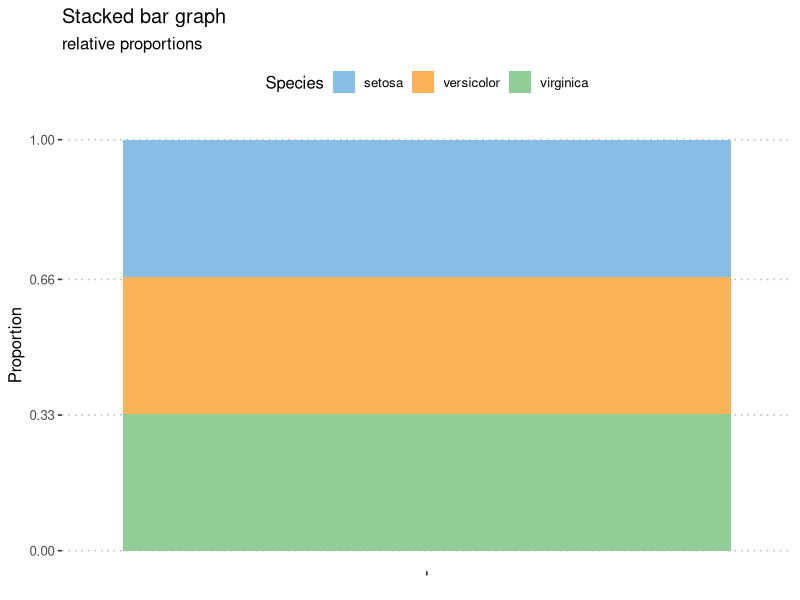

The R script that drew this image:
#Nasreen Arend
#9 April 2019
#Introduction to Biostsats
#Day 1

library(tidyverse) #Load libraries
library(lubridate)
library(ggpubr)
library(readr)

chicks <- as_tibble(ChickWeight) #Assigns a name to the loaded dataset
dim(chicks)     #Gives the dimensions of the data
summary(chicks) #Gives the min, mean, max and quartile of data. 
                #Ordinal data. 
                #Distribution of data
ncol(chicks) #Shows the number of columns of the dataset
nrow(chicks) #Shows the number of rows of the dataset

chicks %>% 
  summarise(avrg_weight = mean(weight)) #The average weight of the whole dataset

chicks %>%  #Using the chicks dataset
  filter(Time == 0) %>% #Focuses only on the 0 day in the dataset
  group_by(Diet) %>% #Only grouping by diet
  summarise(mean_wt = mean(weight), #The mean weighht, sd weight and max weight was calculated of day 0 from each diet
            sd_wt = sd(weight),
            max_wt = max(weight))

#the mean
nums <- c(113, 666, 13, 77, 38, 13) #Created vector using the concatinate funct

sum(nums)/length(nums) #The long way of calculating the mean. Sum of all numbers divided by the length of all numbers
mean(nums) #The mean of the created vector

num1 <- c(21, 25,NA,36, 55, 68)
mean(num1) #Could not be calculated due to NA value
?mean #Gives information about the ean function

mean(nums,na.rm = TRUE) #na.rm = TRUE is an argument within the function mean, that removes na values

chicks %>% 
  summarise(min_wt = min(weight),
            qrt1_wt = quantile(weight, p = 0.25), 
            med_wt = median(weight),
            qrt3_wt = median(weight, p = 0.75),
            max_wt = max(weight))

summary(chicks$weight)

group_chick_1 <- chicks %>%
  filter(Time < 12) %>% 
  group_by(Diet, Time) %>% 
  summarise(mean_wt = round(mean(weight, na.rm = TRUE), 2),
            med_wt = median(weight, na.rm = TRUE),
            sd_wt = round(sd(weight, na.rm = TRUE), 2),
            sum_wt = sum(weight),
            min_wt = min(weight),
            qrt1_wt = quantile(weight, p = 0.25),
            med_wt = median(weight),
            qrt3_wt = median(weight, p = 0.75),
            max_wt = max(weight),
            n_wt = n())
range(chicks$weight)
chicks %>% 
  summarise(lower_wt = range(weight)[1],
            upper_wt = range(weight)[2])

summary(chicks$weight)

grp_stat <- chicks %>%
  filter(Time <12) %>% 
  group_by(Diet, Time) %>% 
  summarise(mean_wt = round(mean(weight, na.rm = TRUE), 2),
            med_wt = median(weight, na.rm = TRUE),
            sd_wt = round(sd(weight, na.rm = TRUE), 2),
            sum_wt = sum(weight),
            min_wt = min(weight),
            qrt1_wt = quantile(weight, p = 0.25),
            med_wt = median(weight),
            qrt3_wt = median(weight, p = 0.75),
            max_wt = max(weight),
            n_wt = n())
grp_stat

library(tidyverse)
library(ggpubr)
library(RColorBrewer)
library(ggthemes)

iris.cnt <- iris

iris.cnt <- iris %>%
  count(Species) %>% # automagically creates a column, n, with the counts
  mutate(prop = n / sum(n)) # creates the relative proportion of each species
iris.cnt



plt1 <- ggplot(data = iris.cnt, aes(x = "", y = n, fill = Species)) +
  geom_bar(width = 1, stat = "identity") +
  labs(title = "Stacked bar graph", subtitle = "cumulative sum",
       x = NULL, y = "Count") +
  theme_pubclean() + scale_color_few() +
  scale_fill_few()

plt2 <- ggplot(data = iris.cnt, aes(x = "", y = prop, fill = Species)) +
  geom_bar(width = 1, stat = "identity") +
  scale_y_continuous(breaks = c(0.00, 0.33, 0.66, 1.00)) +
  labs(title = "Stacked bar graph", subtitle = "relative proportions",
       x = NULL, y = "Proportion") +
  theme_pubclean() + scale_color_few() +
  scale_fill_few()

plt2

plt3 <- plt1 + coord_polar("y", start = 0) +
  labs(title = "Friends don't let...", subtitle = "...friends make pie charts",
       x = NULL, y = NULL) +
  scale_fill_brewer(palette = "Blues") +
  theme_minimal()


               
  
